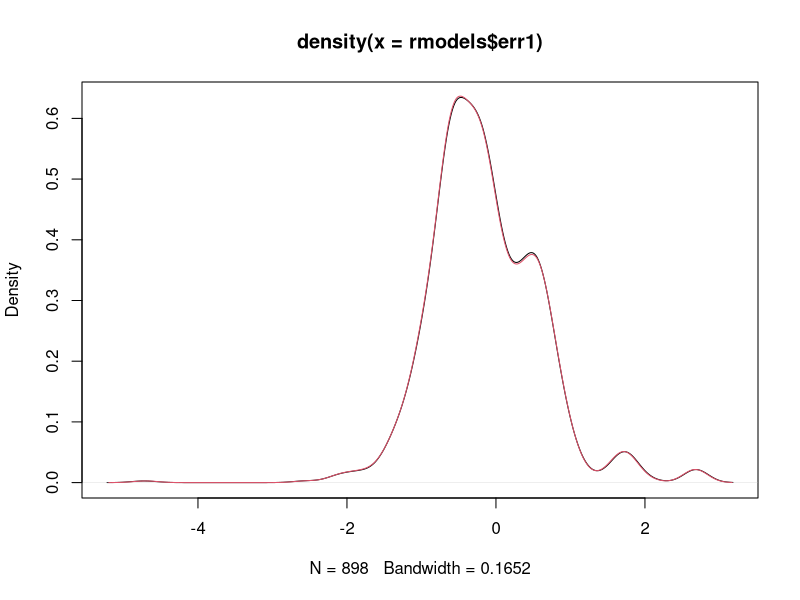
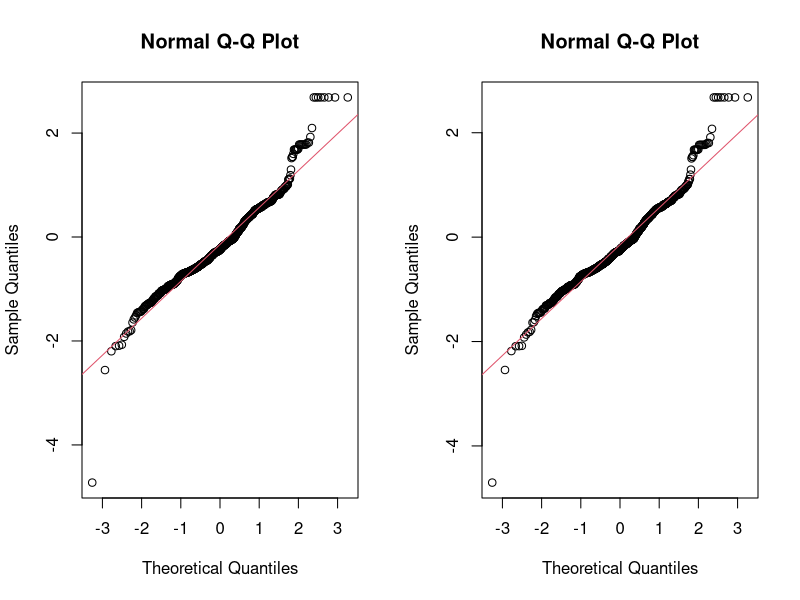
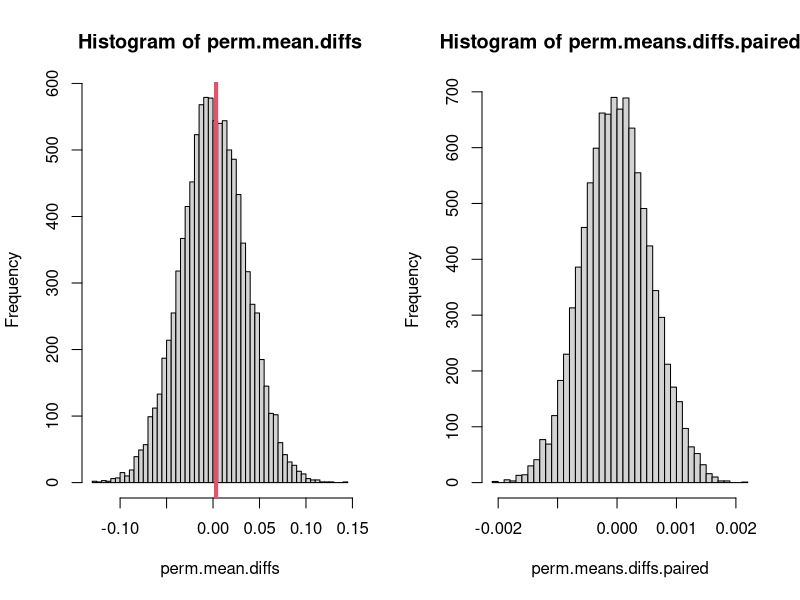

Write R code to recreate these figures, in order.
## ---- chunk 1
knitr::opts_chunk$set(echo = TRUE)
# setwd("./S-5")
## ---- chunk 2
rmodels <- read.table(file = "rmodels.txt", stringsAsFactors = F, header = T)

plot(density(rmodels$err1))
lines(density(rmodels$err2), col=2)
## ---- chunk 3
# type your code here
## ---- chunk 4
par(mfrow=c(1,2))
qqnorm(rmodels$err1)
qqline(rmodels$err1, col=2)
qqnorm(rmodels$err2)
qqline(rmodels$err2, col=2)
## ---- chunk 5
shapiro.test(rmodels$err1)
shapiro.test(rmodels$err2)
shapiro.test(rmodels$err1 - rmodels$err2)
## ---- chunk 6
# type your code here
## ---- chunk 7
library(exactRankTests)

## ---- chunk 8
library(exactRankTests)
# type your code here
## ---- chunk 9
R = 10000
n = NROW(rmodels$err1)
values = c(rmodels$err1,  rmodels$err2)
groups = rep(c(T, F), c(n, n))
perm.mean.diffs <- sapply(1:R, function(i) { 
  values.shuffled <- sample(values)
  diff(tapply(values.shuffled, groups, mean))
})
mean.diff <- diff(tapply(values, groups, mean))
hist(perm.mean.diffs, breaks = 50)
abline(v=mean.diff, col=2, lw=4)
(perm.pval <- sum(abs(perm.mean.diffs) >= mean.diff) / R)
(t.test(rmodels$err1, rmodels$err2)$p.value)
(perm.test(rmodels$err1, rmodels$err2))
(wilcox.test(rmodels$err1, rmodels$err2))
## ---- chunk 10
# type your code here
## ---- chunk 11
R=10000
n = NROW(rmodels$err1)
values = abs(c(rmodels$err1,  rmodels$err2))
abs.diff = abs(rmodels$err1 - rmodels$err2)
perm.means.diffs.paired <- sapply(1:R, function(i) {
  signs <- sample(c(1,-1), n, replace=T)
  mean(signs * abs.diff)
})
mean.diffs.paired = mean(rmodels$err1 - rmodels$err2)
hist(perm.means.diffs.paired, breaks = 50)
abline(v=mean.diffs.paired, col=2, lw=3)
(perm.paired.pval <- sum(abs(perm.means.diffs.paired) >= mean.diffs.paired) / R)
(t.test(rmodels$err1, rmodels$err2, paired = T)$p.value)
wilcox.test(rmodels$err1, rmodels$err2, paired=T)
(wilcox.test(rmodels$err1 - rmodels$err2))
(t.test(rmodels$err1, rmodels$err2, paired = T))
(perm.test(rmodels$err1, rmodels$err2, paired = T))
